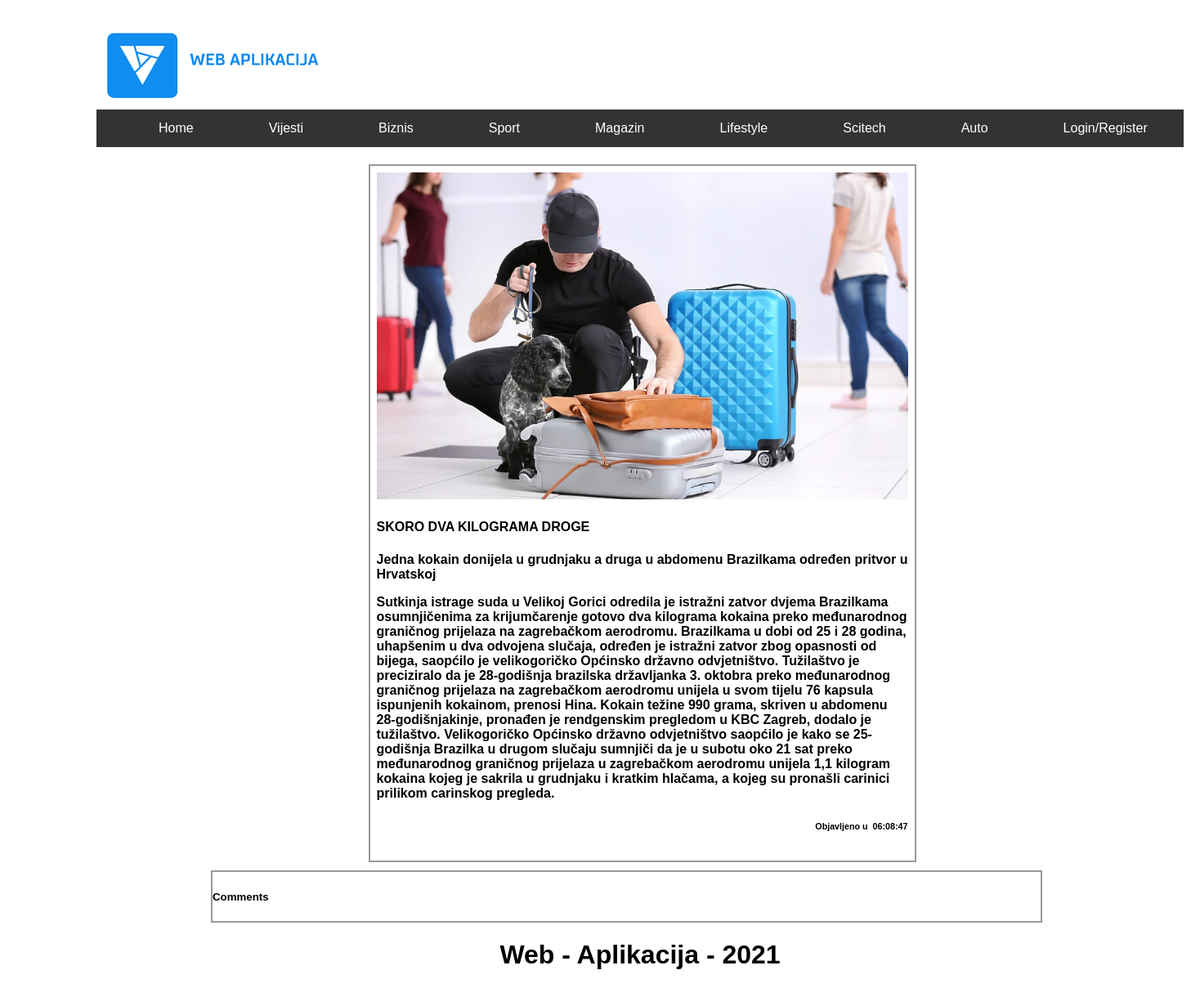
Screenshot of /news/Jedna-kokain-donijela-u-grudnjaku-a-druga-u-abdomenu-Brazilkama-određen-pritvor-u-Hrvatskoj.php with the database file from the repository.
### tables this page shows
CREATE TABLE `news` (
  `id` int(11) NOT NULL,
  `category` varchar(45) DEFAULT NULL,
  `title` varchar(1000) DEFAULT NULL,
  `description` varchar(1000) DEFAULT NULL,
  `descriptionlnk` varchar(1400) NOT NULL,
  `content` varchar(10000) DEFAULT NULL,
  `time_publish` time NOT NULL,
  `postedby` varchar(66) NOT NULL,
  `image` varchar(255) NOT NULL
);

### news/Jedna-kokain-donijela-u-grudnjaku-a-druga-u-abdomenu-Brazilkama-određen-pritvor-u-Hrvatskoj.php (the view, shortened to what this page needs)
<!DOCTYPE html>
<html>
<head>
<link rel="stylesheet" type="text/css" href="../css/style.css">
</head>
<body>
<div class="header">
<img src="../images/4.png">
<ul>
<li><a class="active" href="../index.php">Home</a></li>
  <li><a href="../vijesti.php">Vijesti</a></li>
  <li><a href="../biznis.php">Biznis</a></li>
  <li><a href="../sport.php">Sport</a></li>
  <li><a href="../magazin.php">Magazin</a></li>
  <li><a href="../lifestyle.php">Lifestyle</a></li>
  <li><a href="../scitech.php">Scitech</a></li>
  <li><a href="../auto.php">Auto</a></li>
  <?php
if (isset($_SESSION['username'])) {
	  $username = $_SESSION['username'];
echo '<li><a href="../users/logout.php">Logout</a></li>';
}
else{
  echo '<li><a href="../users/login.php">Login/Register</a></li>';
}
?>
</ul>
  </div>
<div class="container" style="margin: auto;width: 50%;">
      <div class="row">
	  <?php require "../users/connection.php";
			$file = basename($_SERVER['PHP_SELF']);
			$info = pathinfo($file);
			$file_name =  basename($file,'.'.$info['extension']);
            $upit = "SELECT * FROM news WHERE descriptionlnk = '$file_name'";
			$conn = Database::getConnection();
            $q = $conn->query($upit);
            $red = mysqli_fetch_assoc($q);
            echo
            '<div class="column" style="width:650px; max-height: auto;">
              <img src="../images/' .$red['image'].'" alt="" style="width:100%; height: 400px;">
              <div id="text-block-small">
                 <h4>'. $red['title'] .'</h4>
                  <p>' . $red['description'] . '</p>
				  <p>' . $red['content'] .' </p>
				  <h6><p style="text-align:right;  ">Objavljeno u &nbsp' . $red['time_publish'] . '</p></h6>'
				  ?>
              </div>
            </div>
      </div>
</div>
<div class="section" style="width:1013px; margin-left:150px;">
						<h5>Comments</h5>
                </div>
<div id="footer">
<h1 style="text-align:center">Web - Aplikacija - 2021</h1>
  </div>
</body>
</html>

### css/style.css (style rules this page uses)
body { position: absolute; left: 100px; width: auto; height: auto; font-family: Arial, Helvetica, sans-serif; }
a { text-decoration: none; }
p { font-family: Verdana, Geneva, Tahoma, sans-serif; font-weight: bold; }
.header { width: 1330px; overflow: hidden; padding: 20px 10px; margin-bottom: 1px; }
.container { top: 190px; }
ul { list-style-type: none; margin: 0; padding: 0; overflow: hidden; background-color: #333; }
li { float: left; margin-left: 60px; }
li a { display: block; color: white; text-align: center; padding: 14px 16px; text-decoration: none; }
.column { margin-left: 5px; float: left; width: 33.33%; padding: 8px 8px 12px 8px; border: 2px solid #999; }
.row::after { content: ""; clear: both; display: table; border-bottom: 10px solid; }
.section { border: 2px solid #999; }

### rows the page displays
news: image (picture), title "SKORO DVA KILOGRAMA DROGE", description "Jedna kokain donijela u grudnjaku a druga u abdomenu Brazilkama određen pritvor u Hrvatskoj", content "Sutkinja istrage suda u Velikoj Gorici odredila je istražni zatvor dvjema Brazilkama osumnjičenima za krijumčarenje gotovo dva kilograma kokaina preko međunarodnog graničnog prijelaza na zagrebačkom aerodromu. Brazilkama u dobi od 25 i 28 godina, uhapšenim u dva odvojena slučaja, određen je istražni zatvor zbog opasnosti od bijega, saopćilo je velikogoričko Općinsko državno odvjetništvo. Tužilaštvo je preciziralo da je 28-godišnja brazilska državljanka 3. oktobra preko međunarodnog graničnog prijelaza na zagrebačkom aerodromu unijela u svom tijelu 76 kapsula ispunjenih kokainom, prenosi Hina. Kokain težine 990 grama, skriven u abdomenu 28-godišnjakinje, pronađen je rendgenskim pregledom u…", time_publish "06:08:47"
